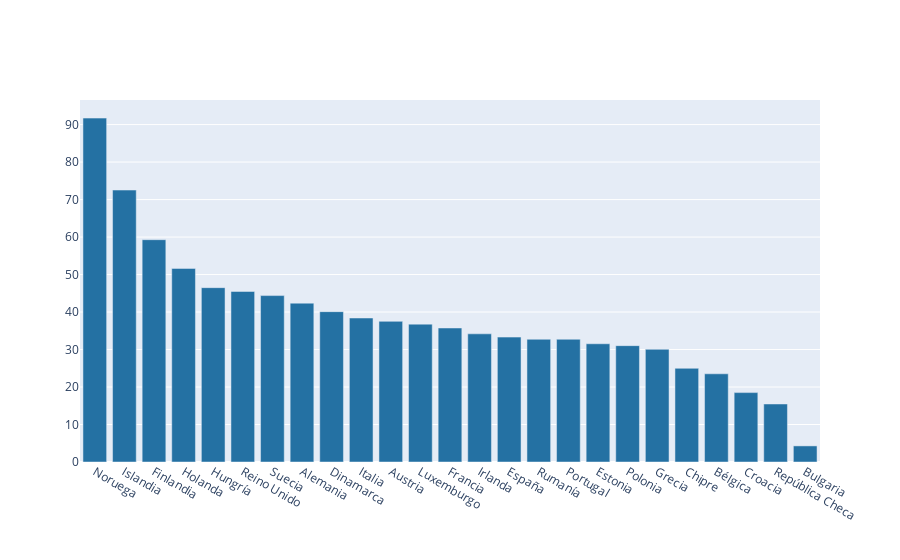

The cell this chart's notebook holds for it:
### Code cell
trace1 = go.Bar(x = CO2_2['Pais'],
                y = CO2_2['porcentajeElc'],
                marker = dict(color = '#2471A3'))

data = [trace1]

fig = go.Figure(data = data) 

fig.update_layout(xaxis_title="")

iplot(fig)

### Figure 1 — Plotly figure (JSON) as saved in the notebook; plotly's stock layout.template omitted (floating-point values rounded to 4 significant figures)
{"data": [{"marker": {"color": "#2471A3"}, "type": "bar", "x": ["Noruega", "Islandia", "Finlandia", "Holanda", "Hungría", "Reino Unido", "Suecia", "Alemania", "Dinamarca", "Italia", "Austria", "Luxemburgo", "Francia", "Irlanda", "España", "Rumanía", "Portugal", "Estonia", "Polonia", "Grecia", "Chipre", "Bélgica", "Croacia", "República Checa", "Bulgaria"], "y": [91.73, 72.54, 59.3, 51.64, 46.5, 45.49, 44.39, 42.37, 40.1, 38.41, 37.52, 36.78, 35.74, 34.19, 33.32, 32.74, 32.74, 31.54, 31.03, 30.07, 24.99, 23.52, 18.51, 15.48, 4.296]}], "layout": {"xaxis": {"title": {"text": ""}}}}
